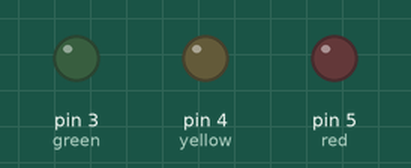
This sketch was run on a simulated Arduino Uno, built with avr-gcc and run on an emulated ATmega328P. On the bench: output pins drawn as LEDs (lit = HIGH).

Above: at 0.12 s.
Timing chart, 0 to 3.0 s (numbered marks = the images above):
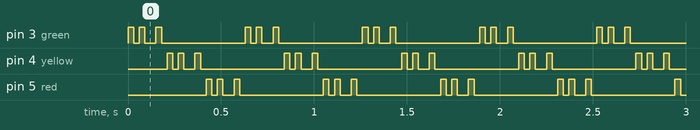

Measured:
- by itself, pin 3 (green), pin 4 (yellow), pin 5 (red): repeats every 0.63 s: LOW 0.03 s, HIGH 0.03 s, LOW 0.06 s, HIGH 0.03 s, LOW 0.45 s, HIGH 0.03 s
- by itself, everything shown: repeats every 1.3 s, in 6 steps

The sketch:

functions_demo.ino
```cpp
// Functions demonstration
// Ishaan Takrani
// Arun Chauhan

const int green = 3;  // using const int to define variables does the same as using int, but the values cannot be modified
const int yellow = 4;
const int red = 5;

void rapidFlash(uint8_t led){   // the functions uses the argument of the led. This is used in the body of the function.

  digitalWrite(led, HIGH);
  delay(30);
  digitalWrite(led, LOW);
  delay(30);
  digitalWrite(led, HIGH);
  delay(30);
  digitalWrite(led, LOW);
  delay(30);
  digitalWrite(led, LOW);
  delay(30);
  digitalWrite(led, HIGH);
  delay(30);
  digitalWrite(led, LOW);
  delay(30);
}

void setup() {
  pinMode(green, OUTPUT);
  pinMode(yellow, OUTPUT);
  pinMode(red, OUTPUT);
}

void loop() {
  rapidFlash(green);
  rapidFlash(yellow);
  rapidFlash(red);
}
```
